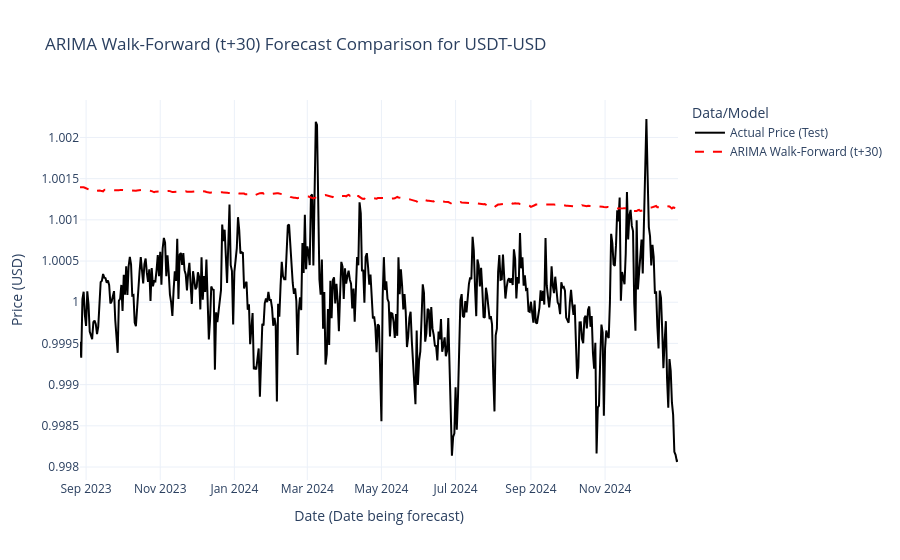

Notebook source saved alongside this figure:
### Code cell
# %% [markdown]
# ## ARIMA Model; horizon = 30
# ## Python version 3.11+

# %% [markdown]
# ## 1. Import Libraries

# %%
import pandas as pd
import numpy as np
import matplotlib.pyplot as plt
import warnings
warnings.filterwarnings('ignore')
import time # To time execution

# Data and Preprocessing
import yfinance as yf
from sklearn.metrics import mean_absolute_percentage_error, mean_absolute_error, mean_squared_error, r2_score
from statsmodels.tsa.stattools import adfuller

# ARIMA
import pmdarima as pm # For auto_arima

# Visualization
import plotly.graph_objects as go

# Plotting Style Preferences (Optional)
plt.style.use('seaborn-v0_8-whitegrid')
plt.rcParams['figure.figsize'] = (12, 6)
plt.rcParams['figure.dpi'] = 100

# %% [markdown]
# ## 2. Configuration

# %%
ticker = "USDT-USD"
start_date = "2017-11-09" 
end_date = "2025-01-01"

# Define Train/Test Split Ratio for the *initial* training phase
train_split_ratio = 0.80

# --- Walk-Forward Forecast Horizon ---
h = 30 
print(f"Setting Walk-Forward Horizon to: h = {h}")

# auto_arima parameters
ARIMA_SEASONAL_PERIOD = 7 #  Weekly seasonality (or set to 1)

# Retraining configuration
RETRAIN_FREQUENCY = 0

# %% [markdown]
# ## 3. Data Loading and Preparation

# %%
print(f"--- Loading Data for {ticker} ---")
try:
    df_full = yf.download(tickers=[ticker], start=start_date, end=end_date, progress=False)
    if df_full.empty: raise ValueError(f"No data downloaded for {ticker}.")
    if 'Close' not in df_full.columns: raise ValueError(f"'Close' column not found.")
    df_full = df_full[['Close']].copy()
    df_full = df_full.asfreq('D')
    df_full.ffill(inplace=True); df_full.dropna(inplace=True)
    if df_full.empty: raise ValueError(f"Data became empty.")
    print(f"Loaded {len(df_full)} data points for {ticker} from {df_full.index.min()} to {df_full.index.max()}.")
except Exception as e:
    raise ValueError(f"Failed to load data for {ticker}: {e}")

# %% [markdown]
# ## 4. Data Splitting

# %%
# Split Data into initial training and test sets
n_total = len(df_full)
n_train = int(train_split_ratio * n_total)
# Adjust n_test: number of times we initiate an h-step forecast
n_test = n_total - n_train - h + 1 

if n_test <= 0:
     raise ValueError(f"Not enough data for walk-forward with h={h}. Need at least {n_train + h} total points.")

train_data_df = df_full[:n_train]
test_data_full = df_full[n_train:] 

print(f"\nInitial Training Data: {n_train} points ({train_data_df.index.min().strftime('%Y-%m-%d')} to {train_data_df.index.max().strftime('%Y-%m-%d')})")
print(f"Test Data Available: {len(test_data_full)} points")
print(f"Number of walk-forward steps (predictions to generate & evaluate): {n_test}")
print(f"Evaluation Period Start (target t+{h}): {test_data_full.index[h-1].strftime('%Y-%m-%d')}")
print(f"Evaluation Period End (target t+{h}): {test_data_full.index[-1].strftime('%Y-%m-%d')}")

# %% [markdown]
# ## 5. Stationarity Check (on Initial Training Data)

# %%
def check_stationarity(timeseries):
    print("\nResults of Dickey-Fuller Test:")
    dftest = adfuller(timeseries, autolag="AIC")
    dfoutput = pd.Series(dftest[0:4], index=["Test Statistic", "p-value", "#Lags Used", "# Observations Used"])
    for key, value in dftest[4].items(): dfoutput[f"Critical Value ({key})"] = value
    print(dfoutput.to_string())
    if dftest[1] <= 0.05: print("=> Conclusion: Data is likely Stationary (reject H0)")
    else: print("=> Conclusion: Data is likely Non-Stationary (fail to reject H0)")

print("\n--- Stationarity Check on Initial Training Data ---")
check_stationarity(train_data_df['Close'])

# %% [markdown]
# ## 6. Initial ARIMA Model Fit (using auto_arima)

# %%
print("\n--- Fitting Initial ARIMA Model on Training Data ---")
start_time_initial_train = time.time()

arima_model = pm.auto_arima(train_data_df['Close'],
                           start_p=1, start_q=1, test='adf',
                           max_p=3, max_q=3, m=ARIMA_SEASONAL_PERIOD,
                           start_P=0, seasonal=(ARIMA_SEASONAL_PERIOD > 1),
                           d=None, D=None, trace=False,
                           error_action='ignore', suppress_warnings=True,
                           stepwise=True)

end_time_initial_train = time.time()
print(f"Initial ARIMA training finished in {end_time_initial_train - start_time_initial_train:.2f} seconds.")
print("\n--- Initial Best Model Found ---")
print(arima_model.summary())
print(f"\nBest ARIMA Order: {arima_model.order}")
print(f"Best Seasonal Order: {arima_model.seasonal_order}")

# %% [markdown]
# ## 7. Walk-Forward Validation (Rolling Forecast) Loop - t+h Steps Ahead

# %%
print(f"\n--- Starting ARIMA Walk-Forward Validation for {n_test} steps (Predicting {h} steps ahead) ---")
start_time_walk_forward = time.time()

arima_walk_forward_predictions_h_step = [] # List to store the target h-step ahead predictions

# The arima_model object will be updated iteratively

for t in range(n_test):
    # 1. Predict h steps ahead from the current state of the model
    yhat_h_steps = arima_model.predict(n_periods=h)

    # 2. Store only the prediction for the target step 'h'
    prediction_target_h = yhat_h_steps[h-1]
    arima_walk_forward_predictions_h_step.append(prediction_target_h)

    # 3. Get the ACTUAL value for the current step 't' (index n_train + t)
    actual_value_t = test_data_full['Close'].iloc[t]

    # 4. Update the model with the actual observation.
    try:
        arima_model.update(actual_value_t)
    except Exception as e:
        print(f"Warning: ARIMA update failed at step {t+1} with error: {e}. Model state might be stale.")

    # Log progress periodically
    if (t + 1) % 100 == 0:
        print(f"ARIMA Walk-Forward (h={h}) Step {t+1}/{n_test} complete.")

    # ---Full Refitting Point ---
    # if RETRAIN_FREQUENCY > 0 and (t + 1) % RETRAIN_FREQUENCY == 0 and (i + 1) < n_test:
    #     print(f"\n--- Refitting ARIMA at step {t+1}/{n_test} ---")
    #     current_history = df_full['Close'].iloc[:n_train + t + 1]
    #     arima_model = pm.auto_arima(current_history, ...) # Re-run auto_arima
    #     print("ARIMA Refitting complete.")
    # --- End Refitting ---


end_time_walk_forward = time.time()
total_walk_forward_time = end_time_walk_forward - start_time_walk_forward
print(f"\nARIMA Walk-Forward (h={h}) finished in {total_walk_forward_time:.2f} seconds.")

# Ensure predictions list is numpy array for metrics
arima_walk_forward_predictions_h_step = np.array(arima_walk_forward_predictions_h_step)

# --- FINAL CHECK ---
print(f"Length of final predictions: {len(arima_walk_forward_predictions_h_step)}")
print(f"Number of walk-forward steps performed: {n_test}")

# %% [markdown]
# ## 8. Evaluate Walk-Forward Performance (t+h)

# %%
# Define the evaluation metrics function (reusable)
def evaluate_forecast(y_true, y_pred, model_name, horizon):
    """Calculates and prints standard evaluation metrics."""
    # Ensure inputs are 1D
    y_true_flat = y_true.flatten()
    y_pred_flat = y_pred.flatten()

    mae = mean_absolute_error(y_true_flat, y_pred_flat)
    mape = mean_absolute_percentage_error(y_true_flat, y_pred_flat)
    rmse = np.sqrt(mean_squared_error(y_true_flat, y_pred_flat))
    try:
        r2 = r2_score(y_true_flat, y_pred_flat)
    except ValueError: r2 = np.nan

    print(f"\n--- {model_name} Walk-Forward (t+{horizon}) Evaluation Results ---")
    print(f"RMSE: {rmse:.4f}")
    print(f"MAE:  {mae:.4f}")
    print(f"MAPE: {mape:.4%}")
    print(f"R²:   {r2:.4f}")
    return {'RMSE': rmse, 'MAE': mae, 'MAPE': mape, 'R2': r2}

# Evaluate against the actual unscaled test data, shifted by h-1 steps
# The prediction made at step i corresponds to the actual value at step i + h - 1 in the test set
y_test_actual_h_step = test_data_full['Close'].values[h-1:]

# Check lengths before evaluation
if len(y_test_actual_h_step) != len(arima_walk_forward_predictions_h_step):
     raise ValueError(f"Length mismatch after loop: Actual evaluation data ({len(y_test_actual_h_step)}) vs Predictions ({len(arima_walk_forward_predictions_h_step)})")

arima_wf_h_results = evaluate_forecast(y_test_actual_h_step, arima_walk_forward_predictions_h_step, f"ARIMA ({ticker})", horizon=h)

# %% [markdown]
# ## 9. Visualize Walk-Forward Results (t+h)

# %%
print("\n--- Plotting Walk-Forward Forecasts ---")

prediction_dates = test_data_full.index[h-1:]

# Check length alignment before creating DataFrame
if len(prediction_dates) != len(arima_walk_forward_predictions_h_step):
     min_plot_len = min(len(prediction_dates), len(arima_walk_forward_predictions_h_step))
     print(f"Warning: Aligning plot data lengths to {min_plot_len}")
     prediction_dates = prediction_dates[:min_plot_len]
     plot_predictions = arima_walk_forward_predictions_h_step[:min_plot_len]
     plot_actuals = y_test_actual_h_step[:min_plot_len]
else:
     plot_predictions = arima_walk_forward_predictions_h_step
     plot_actuals = y_test_actual_h_step

results_df_wf = pd.DataFrame({
    'Actual': plot_actuals.flatten(),
    f'ARIMA (t+{h})': plot_predictions.flatten()
}, index=prediction_dates) 

fig = go.Figure()
fig.add_trace(go.Scatter(x=results_df_wf.index, y=results_df_wf['Actual'], mode='lines', name='Actual Price (Test)', line=dict(color='black')))
fig.add_trace(go.Scatter(x=results_df_wf.index, y=results_df_wf[f'ARIMA (t+{h})'], mode='lines', name=f'ARIMA Walk-Forward (t+{h})', line=dict(color='red', dash='dash')))

fig.update_layout(
    title=f'ARIMA Walk-Forward (t+{h}) Forecast Comparison for {ticker}',
    xaxis_title="Date (Date being forecast)",
    yaxis_title="Price (USD)",
    legend_title="Data/Model",
    template="plotly_white"
)
fig.show()

# %% [markdown]
# ## 10. Walk-Forward Evaluation Period Summary

# %%
print(f"\n--- Walk-Forward Evaluation Summary ---")
print(f"Initial Training Data End Date: {train_data_df.index.max().strftime('%Y-%m-%d')}")
print(f"Walk-Forward Evaluation Period (Test Set Dates): {test_data_full.index.min().strftime('%Y-%m-%d')} to {test_data_full.index.max().strftime('%Y-%m-%d')}")
print(f"Number of Walk-Forward Steps Performed: {n_test}")
print(f"Forecast Horizon Evaluated at each Step: h = {h}")
print(f"Evaluation Period (Target Dates): {test_data_full.index[h-1].strftime('%Y-%m-%d')} to {test_data_full.index[-1].strftime('%Y-%m-%d')}")

### Figure 1 — Plotly figure (JSON) as saved in the notebook; plotly's stock layout.template omitted (floating-point values rounded to 4 significant figures; data arrays with more than 128 entries replaced by an {"elided": "..."} marker saying what was removed)
{"data": [{"line": {"color": "black"}, "mode": "lines", "name": "Actual Price (Test)", "type": "scatter", "x": {"elided": "493 str values"}, "y": {"elided": "493 float values"}}, {"line": {"color": "red", "dash": "dash"}, "mode": "lines", "name": "ARIMA Walk-Forward (t+30)", "type": "scatter", "x": {"elided": "493 str values"}, "y": {"elided": "493 float values"}}], "layout": {"legend": {"title": {"text": "Data/Model"}}, "title": {"text": "ARIMA Walk-Forward (t+30) Forecast Comparison for USDT-USD"}, "xaxis": {"title": {"text": "Date (Date being forecast)"}}, "yaxis": {"title": {"text": "Price (USD)"}}}}
